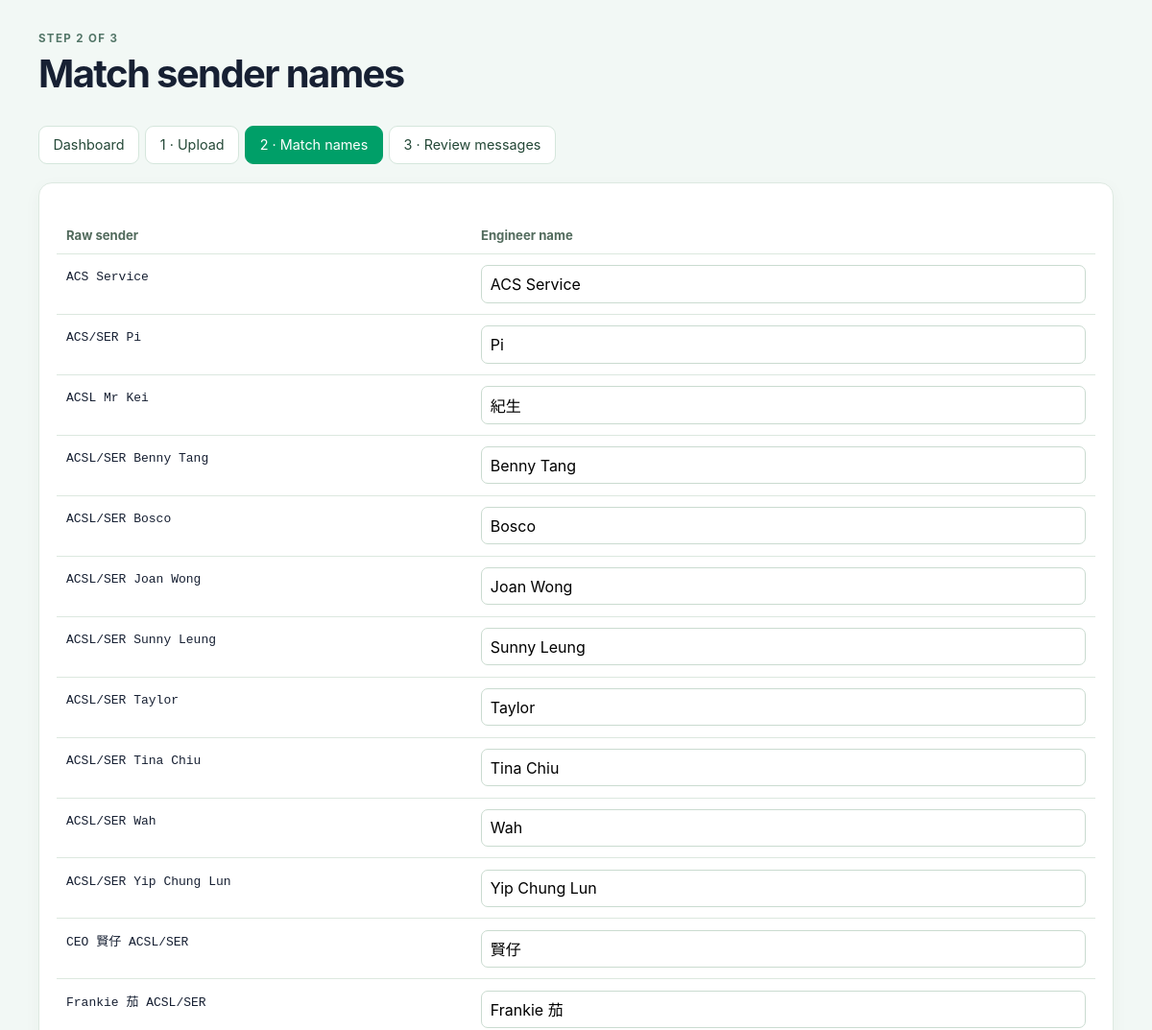
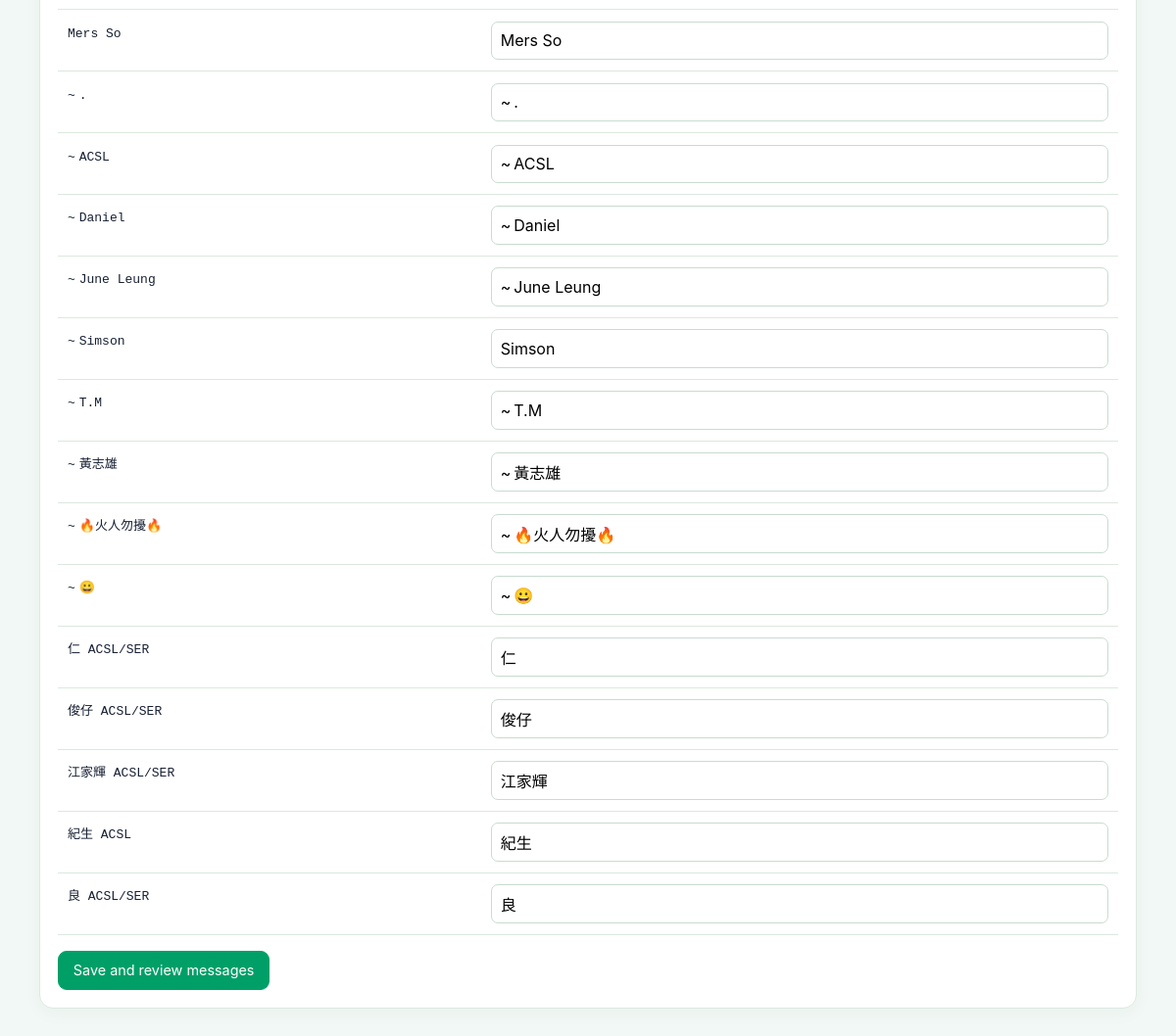
Page /mappings on the committed database (2 pictures, top to bottom).
### tables this page shows
CREATE TABLE sender_mappings (
                raw_sender TEXT PRIMARY KEY,
                matched_name TEXT NOT NULL
            );

### src/service_onsite_log/main.py (the view)
@app.get("/mappings", response_class=HTMLResponse)
async def mappings_page(request: Request):
    return templates.TemplateResponse(request=request, name="mappings.html", context={"mappings": get_all_mappings()})

### src/service_onsite_log/templates/mappings.html (shortened to what this page needs)
<!doctype html><html lang="en"><head><link rel="stylesheet" href="/static/style.css"></head><body><main class="container"><header class="page-head"><div><p class="eyebrow">STEP 2 OF 3</p><h1>Match sender names</h1>
</div></header><nav class="steps"><a href="/">Dashboard</a><a href="/upload">1 · Upload</a><a class="active" href="/mappings">2 · Match names</a><a href="/review">3 · Review messages</a></nav><section class="panel"><form action="/mappings" method="post"><table><thead><tr><th>Raw sender</th><th>Engineer name</th></tr></thead><tbody>{% for m in mappings %}<tr><td><code>{{ m.raw_sender }}</code><input type="hidden" name="raw_senders" value="{{ m.raw_sender }}"></td><td><input type="text" name="matched_names" value="{{ m.matched_name }}" required></td></tr>{% else %}<tr><td colspan="2">No senders yet. Upload a chat file first.</td></tr>{% endfor %}</tbody></table><button class="button primary" type="submit">Save and review messages</button></form></section></main></body></html>

### src/service_onsite_log/static/style.css (style rules this page uses)
:root { font-family:Inter,-apple-system,BlinkMacSystemFont,"Segoe UI",sans-serif; color:#172033; background:#f2f8f5; font-synthesis:none }
* { box-sizing:border-box }
body { margin:0; padding:32px 20px }
h1 { font-size:clamp(1.8rem,4vw,2.5rem); letter-spacing:-.04em; margin:.15rem 0 .5rem }
p { line-height:1.5 }
.container { max-width:1120px; margin:0 auto }
.page-head { display:flex; align-items:center; justify-content:space-between; gap:1rem; margin:0 0 1.4rem }
.eyebrow { font-size:.72rem; font-weight:750; letter-spacing:.12em; color:#527567; margin:0 }
.steps { display:flex; gap:.4rem; flex-wrap:wrap; margin:0 0 1.2rem }
.steps a,.button { display:inline-flex; align-items:center; justify-content:center; border:1px solid #d5e6dc; border-radius:9px; padding:.65rem .9rem; text-decoration:none; color:#244837; background:#fff; font:inherit; font-size:.9rem }
.steps a.active,.button.primary { background:#008657; color:white; border-color:#008657; padding:.65rem .9rem; }
.button { cursor:pointer; padding:.65rem .9rem; }
.panel { background:white; border:1px solid #dde9e1; border-radius:14px; padding:1.15rem; margin:0 0 1rem; box-shadow:0 5px 18px #16452d0a }
input,select { font:inherit; border:1px solid #cadbd0; border-radius:7px; padding:.55rem; background:white }
table { border-collapse:collapse; width:100%; margin:1rem 0 }
th,td { border-bottom:1px solid #dce8df; padding:.7rem .6rem; text-align:left; vertical-align:top }
th { color:#526b5d; font-size:.82rem }
td input[type=text] { width:100% }
nav { display:flex; gap:1rem; flex-wrap:wrap; margin:0 0 1rem }
button { cursor:pointer }
code { overflow-wrap:anywhere }
:root { --brand:#009f68;--brand-dark:#007a50;--brand-soft:#e7f5ed }
a { color:var(--brand-dark) }
.steps a.active,.button.primary { background:var(--brand);border-color:var(--brand) }

### rows in the picture
sender_mappings: raw_sender "ACS Service", matched_names "ACS Service"
sender_mappings: raw_sender "ACS/SER Pi", matched_names "Pi"
sender_mappings: raw_sender "ACSL Mr Kei", matched_names "紀生"
sender_mappings: raw_sender "ACSL/SER Benny Tang", matched_names "Benny Tang"
sender_mappings: raw_sender "ACSL/SER Bosco", matched_names "Bosco"
sender_mappings: raw_sender "ACSL/SER Joan Wong", matched_names "Joan Wong"
sender_mappings: raw_sender "ACSL/SER Sunny Leung", matched_names "Sunny Leung"
sender_mappings: raw_sender "ACSL/SER Taylor", matched_names "Taylor"
sender_mappings: raw_sender "ACSL/SER Tina Chiu", matched_names "Tina Chiu"
sender_mappings: raw_sender "ACSL/SER Wah", matched_names "Wah"
sender_mappings: raw_sender "ACSL/SER Yip Chung Lun", matched_names "Yip Chung Lun"
sender_mappings: raw_sender "CEO 賢仔 ACSL/SER", matched_names "賢仔"
sender_mappings: raw_sender "Frankie 茄 ACSL/SER", matched_names "Frankie 茄"
sender_mappings: raw_sender "Mers So", matched_names "Mers So"
sender_mappings: raw_sender "~ .", matched_names "~ ."
sender_mappings: raw_sender "~ ACSL", matched_names "~ ACSL"
sender_mappings: raw_sender "~ Daniel", matched_names "~ Daniel"
sender_mappings: raw_sender "~ June Leung", matched_names "~ June Leung"
sender_mappings: raw_sender "~ Simson", matched_names "Simson"
sender_mappings: raw_sender "~ T.M", matched_names "~ T.M"
sender_mappings: raw_sender "~ 黃志雄", matched_names "~ 黃志雄"
sender_mappings: raw_sender "~ 🔥火人勿擾🔥", matched_names "~ 🔥火人勿擾🔥"
sender_mappings: raw_sender "~ 😀", matched_names "~ 😀"
sender_mappings: raw_sender "仁 ACSL/SER", matched_names "仁"
sender_mappings: raw_sender "俊仔 ACSL/SER", matched_names "俊仔"
sender_mappings: raw_sender "江家輝 ACSL/SER", matched_names "江家輝"
sender_mappings: raw_sender "紀生 ACSL", matched_names "紀生"
sender_mappings: raw_sender "良 ACSL/SER", matched_names "良"
